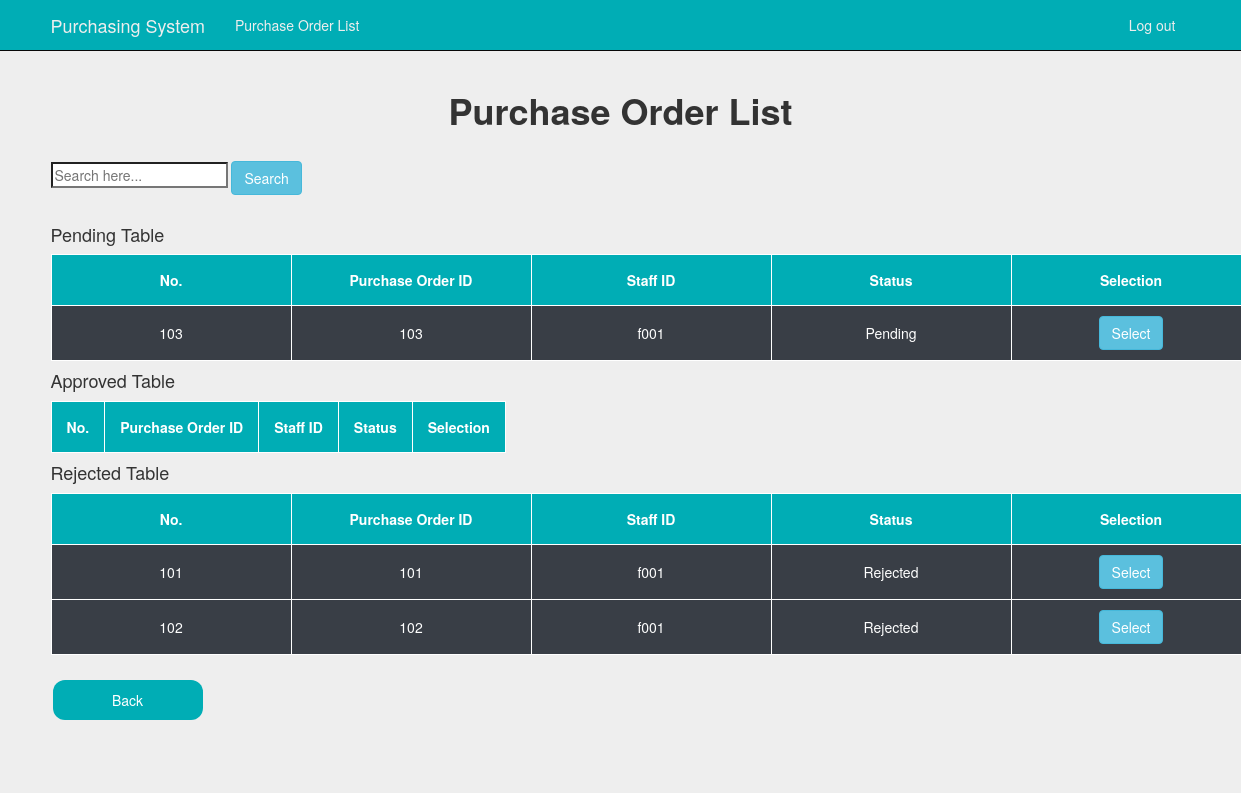
/viewPo/ (signed in), run on an earlier commit of the app's database.
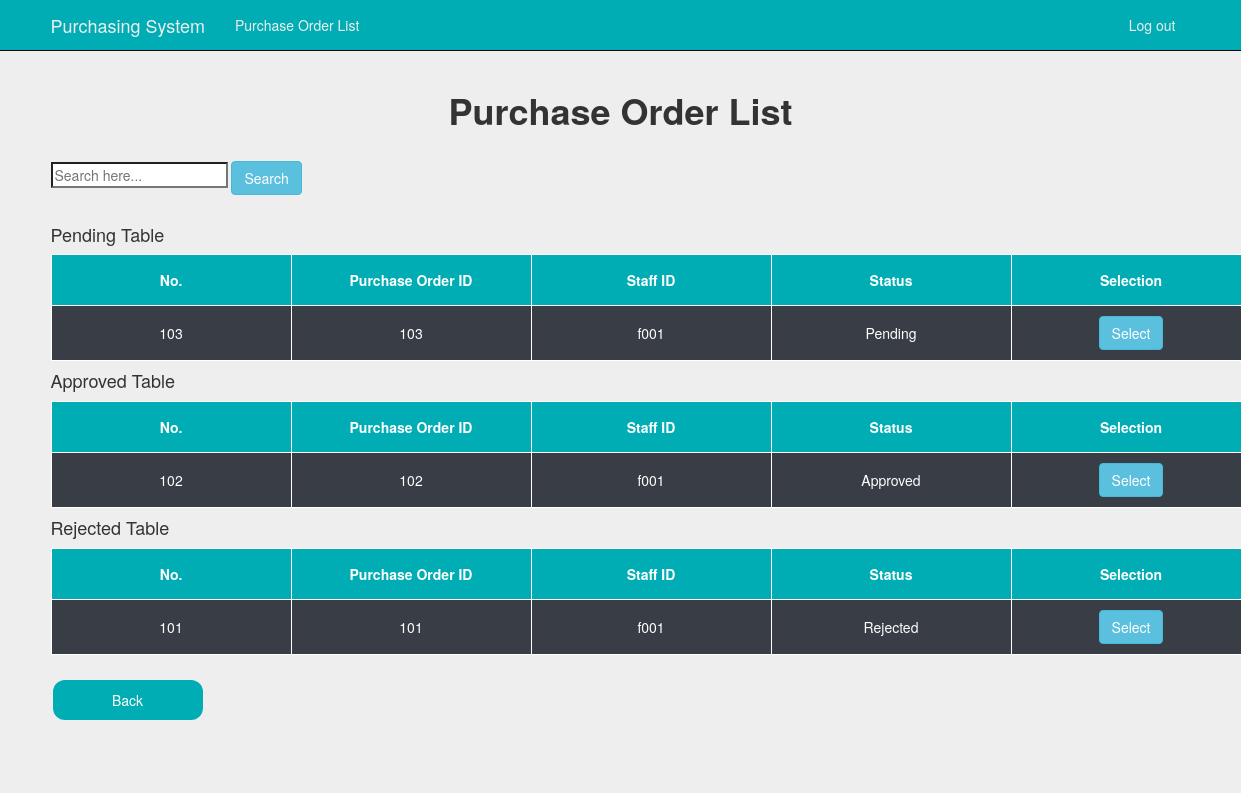
And on a later commit of the database.
### app/models.py (models this page shows)
class PurchaseOrder(models.Model):
    purchaseOrderID = models.CharField(primary_key=True, max_length=10)
    staffID = models.ForeignKey(Staff,default=None, on_delete=models.CASCADE)
    quotationID = models.ForeignKey(Quotation,default=None, on_delete=models.CASCADE)
    vendorID = models.ForeignKey(Vendor,default=None, on_delete=models.CASCADE)
    qtyNeeded = models.IntegerField(default=None, null=True)
    qtyProvided = models.IntegerField()
    totalPrice = models.FloatField(default=None, null=True)
    poStatus = models.CharField(max_length=20, default="Pending")
    selected = models.BooleanField(default=False)
    def __str__(self):
        return str(self.purchaseOrderID)

class Staff(models.Model):
    staffID = models.CharField(primary_key=True, max_length=10)
    password = models.CharField(max_length=5, null=True)
    def __str__(self):
        return str(self.staffID)

### viewPurchaseOrder/views.py (the view)
# urls.py: re_path(r'^viewPo/$', viewPo_views.viewPo, name='viewPo'),
@login_required
def viewPo(request):
    po_list = PurchaseOrder.objects.filter(selected=True).only('purchaseOrderID', 'staffID', 'poStatus')
    context = {
        'title':'View Purchase Order',
        'year':datetime.now().year,
        'po_list': po_list,
    }
    return render(request, 'viewPurchaseOrder/viewPo.html', context)

### viewPurchaseOrder/templates/viewPurchaseOrder/viewPo.html (shortened to what this page needs)
{% extends "app/layoutManager.html" %} {% block content %}
<body>
<div>
  <br />
  <h1 style="text-align: center"><strong>Purchase Order List</strong></h1>
  <br />
  <form class="margintop" action="searchPo" method="POST">
    <input
      type="text"
      placeholder="Search here..."
      aria-label="Search here.."
      name="searched"
      )
    />
    <button class="btn btn-info">Search</button>
  </form>
  <br />
</div>
<div>
  <h4>Pending Table</h4>
  <table>
    <thead>
      <th>No.</th>
      <th>Purchase Order ID</th>
      <th>Staff ID</th>
      <th>Status</th>
      <th>Selection</th>
    </thead>
    {% for po in po_list %} {%if po.poStatus == 'Pending' %}
    <tr>
      <td>{{po}}</td>
      <td>{{po.purchaseOrderID}}</td>
      <td>{{po.staffID}}</td>
      <td>{{po.poStatus}}</td>
      <td>
        <form class="margintop" action="selectPo" method="POST">
          <button
            type="submit"
            name="{{po.purchaseOrderID}}"
            value="{{po.purchaseOrderID}}"
            class="btn btn-info"
          >
            Select</button
          ><br />
        </form>
      </td>
    </tr>
    {%endif%} {% endfor %}
  </table>
</div>
<div>
  <h4>Approved Table</h4>
  <table>
    <thead>
      <th>No.</th>
      <th>Purchase Order ID</th>
      <th>Staff ID</th>
      <th>Status</th>
      <th>Selection</th>
    </thead>
    {% for po in po_list %} {%if po.poStatus == 'Approved' %}
    <tr>
      <td>{{po}}</td>
      <td>{{po.purchaseOrderID}}</td>
      <td>{{po.staffID}}</td>
      <td>{{po.poStatus}}</td>
      <td>
        <form class="margintop" action="selectPo" method="POST">
          <button
            type="submit"
            name="{{po.purchaseOrderID}}"
            value="{{po.purchaseOrderID}}"
            class="btn btn-info"
          >
            Select</button
          ><br />
        </form>
      </td>
    </tr>
    {%endif%} {% endfor %}
  </table>
</div>
<div>
  <h4>Rejected Table</h4>
  <table>
    <thead>
      <th>No.</th>
      <th>Purchase Order ID</th>
      <th>Staff ID</th>
      <th>Status</th>
      <th>Selection</th>
    </thead>
    {% for po in po_list %} {%if po.poStatus == 'Rejected' %}
    <tr>
      <td>{{po}}</td>
      <td>{{po.purchaseOrderID}}</td>
      <td>{{po.staffID}}</td>
      <td>{{po.poStatus}}</td>
      <td>
        <form class="margintop" action="selectPo" method="POST">
          <button
            type="submit"
            name="{{po.purchaseOrderID}}"
            value="{{po.purchaseOrderID}}"
            class="btn btn-info"
          >
            Select</button
          ><br />
        </form>
      </td>
    </tr>
    {%endif%} {% endfor %}
  </table>
</div>
<br />
<form class="margintop" action="backtoHome" method="GET">
  <button type="submit" class="button">Back</button><br />
</form>
{% endblock %}

### app/templates/app/layoutManager.html (shortened to what this page needs)
<!DOCTYPE html>
<html>
<head>
    {% load static %}
    <link rel="stylesheet" type="text/css" href="{% static 'app/content/bootstrap.min.css' %}" />
    <link rel="stylesheet" type="text/css" href="{% static 'app/content/site.css' %}" />
</head>
<body>
    <div class="navbar navbar-inverse navbar-fixed-top" style="background-color: #00ADB5">
        <div class="container">
            <div class="navbar-header">
                <a href="/" class="navbar-brand" style="color: #EEEEEE;">Purchasing System</a>
            </div>
            <div class="navbar-collapse collapse">
                <ul class="nav navbar-nav">
                    <li><a href="{% url 'viewPo' %}" style="color: #EEEEEE;">Purchase Order List</a></li>
                </ul>
                {% include 'app/loginpartial.html' %}
             </div>
        </div>
    </div>
    <div class="container body-content">
{% block content %}{% endblock %}
        <hr/>
    </div>
</body>
</html>

### app/templates/app/loginpartial.html (shortened to what this page needs)
{% if user.is_authenticated %}
<form id="logoutForm" action="/logout" method="post" class="navbar-right">
    <ul class="nav navbar-nav navbar-right">
        <li><a href="javascript:document.getElementById('logoutForm').submit()" style="color: #EEEEEE;">Log out</a></li>
    </ul>
</form>
{% else %}
<ul class="nav navbar-nav navbar-right">
    <li><a href="{% url 'login' %}">Log in</a></li>
</ul>
{% endif %}

### app/static/app/content/site.css (style rules this page uses)
body { padding-top: 50px; padding-bottom: 20px; }
.body-content { padding-left: 15px; padding-right: 15px; }
input, select, textarea { max-width: 280px; }

### viewPurchaseOrder/templates/viewPurchaseOrder/viewPo.html (style rules this page uses)
table, th, td { border: none; border-collapse: collapse; border-left: 1px solid white; border-right: 1px solid white; text-align: center; padding: 10px; }
th { background-color: #00adb5; color: white; padding: 15px; }
tr { border: 1px solid; border-color: white; background-color: #393e46; color: white; }
tr > td { min-width: 240px; }
tr > td:first-child { min-width: 240px; }
.button { padding: 10px 20px; margin: 5px 2px; display: inline-block; width: 150px; border: none; border-radius: 12px; background-color: #00adb5; color: white; }
body { background-color: #EEEEEE; }

What changed in the data, as far as the page shows it:
changed PurchaseOrder id 102: moves from the list under "Rejected Table" to the list under "Approved Table"
